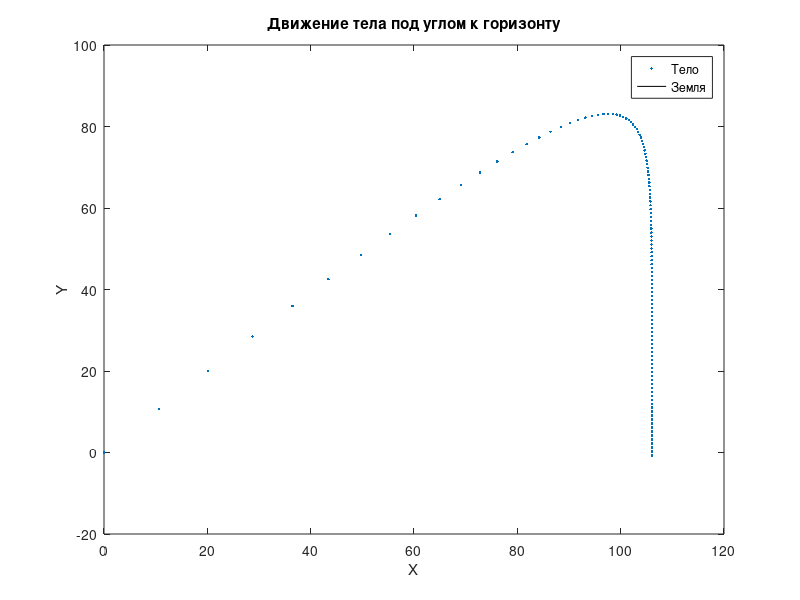

Here is the MATLAB script that generated this plot:
% Движение под углом к горизонту с циклом for
clear all;

%начальная координата
x0=0; 
y0=0;

%начальная скорость
alpha=pi/4;
v0=150; 
vx0=v0*cos(alpha);
vy0=v0*sin(alpha);

k=30; %коэфф сопр
massa=30;
g=9.801;

%равномерная сетка по времени
tau=0.1; 
T=12;
M=T/tau;

%начальные условия
U(1,1)=x0;
U(1,2)=y0;
U(1,3)=vx0;
U(1,4)=vy0;

method = 1; %ERK_ 1,2,3,4

if method == 1
    for m=2:M
        w(m-1,1)=U(m-1,3);
        w(m-1,2)=U(m-1,4);
        w(m-1,3)=-k/massa*U(m-1,3);
        w(m-1,4)=-g - k/massa*U(m-1,4);
        for i=1:4
            U(m,i)=U(m-1,i)+tau*w(m-1,i);
        end
    end
end

if method==2 %ERK2
    a2=2/3;
    b1=1/4;
    b2=3/4;
    c1=0;
    c2=0;
    for m=2:M
        w1(m-1,1)=U(m-1,3);
        w1(m-1,2)=U(m-1,4);
        w1(m-1,3)=-k/massa*U(m-1,3);
        w1(m-1,4)=-g - k/massa*U(m-1,4);
        
        Uw1=U+tau*a2*w1;
        
        w2(m-1,1)=Uw1(m-1,3);
        w2(m-1,2)=Uw1(m-1,4);
        w2(m-1,3)=-k/massa*Uw1(m-1,3);
        w2(m-1,4)=-g - k/massa*Uw1(m-1,4);
        for i=1:4
            U(m,i)=U(m-1,i)+tau*(w1(m-1,i)*b1+b2*w2(m-1,i));
        end
    end
end

if method==3 %ERK3
    a2=1/2;
    a3=3/4; 
    b1=2/9;
    b2=3/9;
    b3=4/9;  
    for m=2:M
        w1(m-1,1)=U(m-1,3);
        w1(m-1,2)=U(m-1,4);
        w1(m-1,3)=-k/massa*U(m-1,3);
        w1(m-1,4)=-g - k/massa*U(m-1,4);
        
        Uw2=U+tau*a2*w1;
        
        w2(m-1,1)=Uw2(m-1,3);
        w2(m-1,2)=Uw2(m-1,4);
        w2(m-1,3)=-k/massa*Uw2(m-1,3);
        w2(m-1,4)=-g - k/massa*Uw2(m-1,4);
        
        Uw3=U+tau*a3*w2;
        
        w3(m-1,1)=Uw3(m-1,3);
        w3(m-1,2)=Uw3(m-1,4);
        w3(m-1,3)=-k/massa*Uw3(m-1,3);
        w3(m-1,4)=-g - k/massa*Uw3(m-1,4);
        for i=1:4
            U(m,i)=U(m-1,i)+tau*(w1(m-1,i)*b1+b2*w2(m-1,i)+b3*w3(m-1,i));
        end
    end
end

if method==4 %ERK4
    a2=1/2;
    a3=1/2; 
    a4=1;
    b1=1/6;
    b2=1/3;
    b3=1/3; 
    b4=1/6;
    for m=2:M
        w1(m-1,1)=U(m-1,3);
        w1(m-1,2)=U(m-1,4);
        w1(m-1,3)=-k/massa*U(m-1,3);
        w1(m-1,4)=-g - k/massa*U(m-1,4);
        
        Uw2=U+tau*a2*w1;
        
        w2(m-1,1)=Uw2(m-1,3);
        w2(m-1,2)=Uw2(m-1,4);
        w2(m-1,3)=-k/massa*Uw2(m-1,3);
        w2(m-1,4)=-g - k/massa*Uw2(m-1,4);
        
        Uw3=U+tau*a3*w2;
        
        w3(m-1,1)=Uw3(m-1,3);
        w3(m-1,2)=Uw3(m-1,4);
        w3(m-1,3)=-k/massa*Uw3(m-1,3);
        w3(m-1,4)=-g - k/massa*Uw3(m-1,4);
        
        Uw4=U+tau*a4*w3;
        
        w4(m-1,1)=Uw4(m-1,3);
        w4(m-1,2)=Uw4(m-1,4);
        w4(m-1,3)=-k/massa*Uw4(m-1,3);
        w4(m-1,4)=-g - k/massa*Uw4(m-1,4);
        for i=1:4
            U(m,i)=U(m-1,i)+tau*(w1(m-1,i)*b1+b2*w2(m-1,i)+b3*w3(m-1,i)+b4*w4(m-1,i));
        end
    end
end

figure(1);
plot(U(:,1),U(:,2),'.');
hold on
plot(U(:,1),0,'k-');
xlabel('X');
ylabel('Y');
title('Движение тела под углом к горизонту');
legend('Тело','Земля');